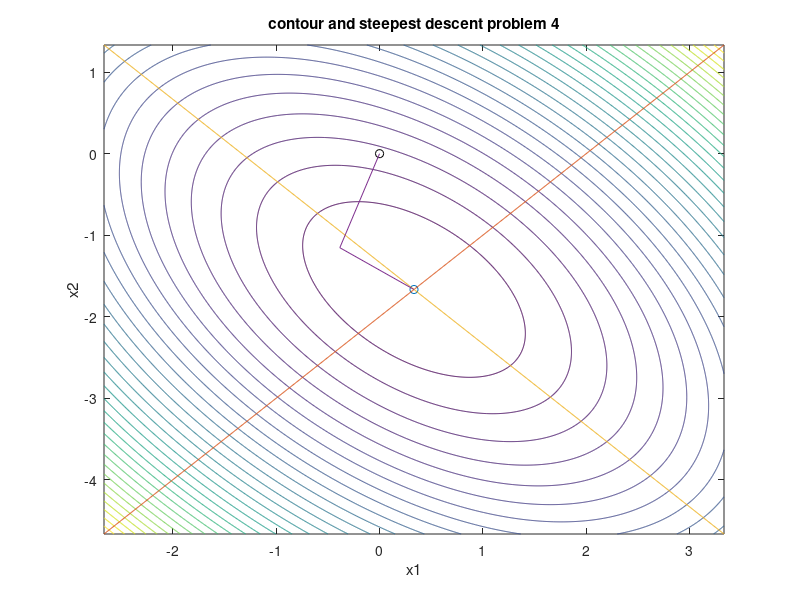

Here is the MATLAB script that generated this plot:
H = [2 1; 1 2];
b = [-1 -3]';
x_opt = H\b;
delta = 3;
f = @(x_1,x_2) x_1.^2 + x_2.^2 + x_1.*x_2 + x_1 + 3.*x_2;
x1 = linspace(x_opt(1)-delta,x_opt(1)+delta,1000);
x2 = linspace(x_opt(2)-delta,x_opt(2)+delta,1000);
[X1, X2] = meshgrid(x1,x2);
plot(x_opt(1),x_opt(2),'o')
hold on
contour(X1,X2,f(X1,X2),30)
plot(x1,x1-2) %eigenvector 1 going out from the optimal point
plot(x1,-x1-4/3) %eigenvector 2 going out from the optimal point
plot(0,0,'ko');
%plot(X(1,:),X(2,:))
title('contour and steepest descent problem 4')
xlabel('x1')
ylabel('x2')
X = zeros(2,3);
x = [0;0];
X(:,1) = x;
r = b - H*x;
d = r;
B = 0;
for k = 1:2 %assuming 4 iterations means until x_4
    a = r'*r/(d'*H*d);
    x = x + a*d;
    r_old = r;
    r = r - a*H*d;
    B = r'*r/(r_old'*r_old);
    d = r + B*d;
    X(:,k+1) = x;
end
plot(X(1,:),X(2,:))
hold off